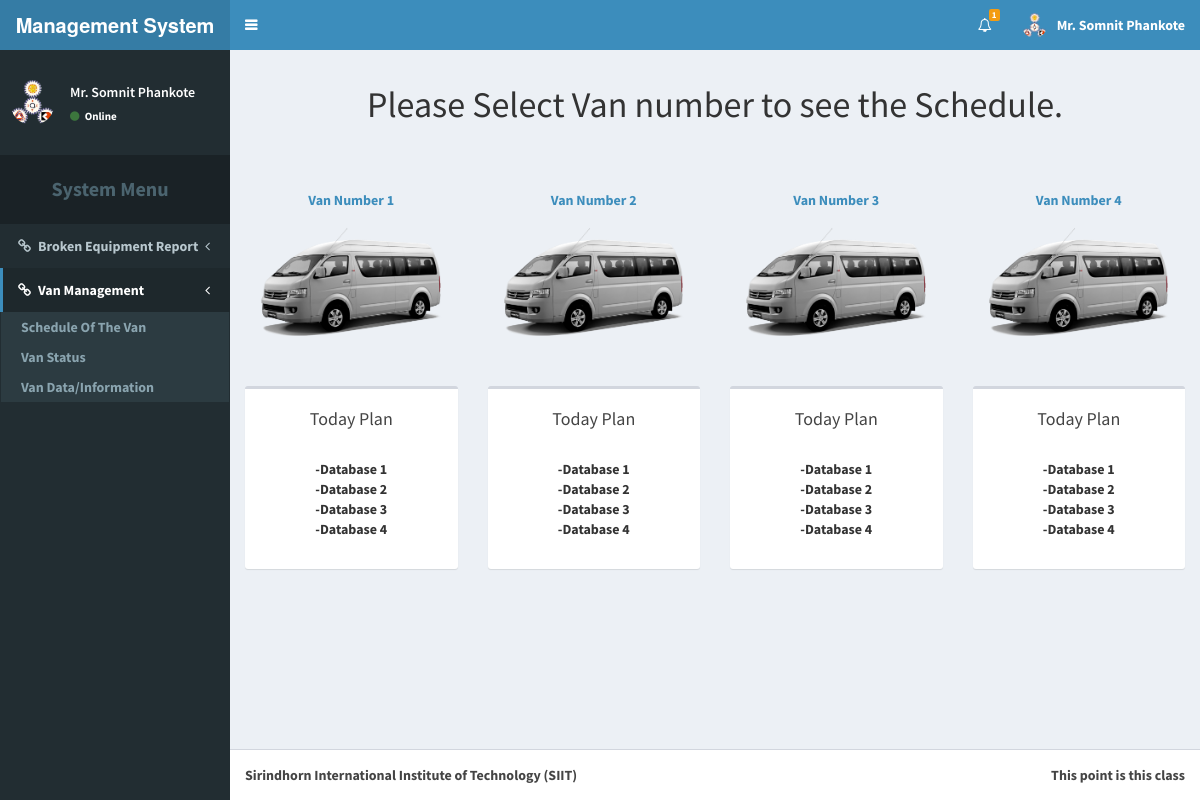
/vanindex.php (signed in), run on the app's committed database.
### tables this page shows
CREATE TABLE `van` (
  `van_no` int(11) NOT NULL AUTO_INCREMENT,
  `location` varchar(255) NOT NULL DEFAULT 'Rangsit',
  `status` varchar(255) NOT NULL DEFAULT 'Free',
  `driver_no` int(11) NOT NULL COMMENT 'driver_no = memer_no (membr table)',
  `current_location` varchar(255) NOT NULL DEFAULT 'Rangsit',
  `request_by` varchar(255) NOT NULL DEFAULT 'No requested',
  `van_license_plate` varchar(50) DEFAULT NULL,
  PRIMARY KEY (`van_no`)
);

### vanindex.php (the view, shortened to what this page needs)
<!DOCTYPE html>
<?php
require_once('connect.php');
?>
<html>
<head>
  <link rel="stylesheet" href="bootstrap/css/bootstrap.css">
  <link rel="stylesheet" href="https://cdnjs.cloudflare.com/ajax/libs/font-awesome/4.5.0/css/font-awesome.min.css">
  <link rel="stylesheet" href="https://cdnjs.cloudflare.com/ajax/libs/ionicons/2.0.1/css/ionicons.min.css">
  <link rel="stylesheet" href="dist/css/AdminLTE.css">
  <link rel="stylesheet" href="dist/css/skins/skin-blue.css">
</head>
<body class="hold-transition skin-blue sidebar-mini">
<div class="wrapper">
  <header class="main-header">
    <a href="/Senior_Project" class="logo">
      <span class="logo-lg"><b>Management System<b></span>
    </a>
    <nav class="navbar navbar-static-top" role="navigation">
      <a href="#" class="sidebar-toggle" data-toggle="offcanvas" role="button">
      </a>
      <div class="navbar-custom-menu">
        <ul class="nav navbar-nav">
          <?php
            if(isset($_SESSION['tier'])){
          ?>
          <li class="dropdown notifications-menu">
          <a href="#" class="dropdown-toggle" data-toggle="dropdown">
            <i class="fa fa-bell-o"></i>
            <span class="label label-warning">1</span>
          </a>
          </li>
          <?php
            if($_SESSION['tier'] == 'Admin'){
          ?>
          <li class="dropdown user user-menu">
            <a href="#" class="dropdown-toggle" data-toggle="dropdown">
              <img src="dist/img/user2-160x160.gif" class="user-image" alt="User Image">
              <span class="hidden-xs">Name Surname</span>
            </a>
            <ul class="dropdown-menu">
              <li class="user-header">
                <img src="dist/img/user2-160x160.gif" class="img-circle" alt="User Image">
                <p>
                  Name Surname - Ground Division Member
                  <small>Member since Nov. 2012</small>
                </p>
              </li>
              <li class="user-body">
                <div class="row">
                  <div class="col-xs-4 text-center">
                    <a href="member.php?mode=0">History</a>
                  </div>
                  <div class="col-xs-4 text-center">
                    <a href="member.php?mode=1">Request</a>
                  </div>
                  <div class="col-xs-4 text-center">
                    <a href="member.php?mode=2">Confirm</a>
                  </div>
                </div>
              </li>
              <li class="user-footer">
                <div class="pull-left">
                  <form action="profile.php" method="post">
                    <input type="submit" class="btn btn-default btn-flat" value="Profile" />
                      <input type="hidden" name="full_name" value=<?php echo $_SESSION['fname']; ?> >
                      <input type="hidden" name="username" value=<?php echo $_SESSION['user_name']; ?> >
                      <input type="hidden" name="password" value=<?php echo $_SESSION['user_pass']; ?> >
                      <input type="hidden" name="email" value=<?php echo $_SESSION['e_mail']; ?> >
                      <input type="hidden" name="user_tier" value=<?php echo $_SESSION['tier']; ?> >
                  </form>
                </div>
                <div class="pull-right">
                  <a href="logout.php" class="btn btn-default btn-flat">Log Out</a>
                </div>
              </li>
            </ul>
          </li>
          <?php
            }
            else{
          ?>
          <li class="dropdown user user-menu">
            <a href="#" class="dropdown-toggle" data-toggle="dropdown">
              <img src="dist/img/user2-160x160.gif" class="user-image" alt="User Image">
              <span class="hidden-xs"><?php echo $_SESSION['fname']; ?></span>
            </a>
          </li>
          <?php
            }
          ?>
          <?php
            }
            else{
          ?>
          <li><a href="login.php">Log-in</a></li>
          <?php
            }
          ?>
        </ul>
      </div>
    </nav>
  </header>
  <aside class="main-sidebar">
    <section class="sidebar">
      <div class="user-panel" style="margin-top:20px">
        <?php
          if(!isset($_SESSION['tier'])){
        ?>
        <center>
          <p><font color="white" size="5">Welcome Guest</font></p>
        </center>
        <?php
          }
          else{
        ?>
        <div class="pull-left image">
          <img src="dist/img/user2-160x160.gif" class="img-circle" alt="User Image">
        </div>
        <div class="pull-left info">
          <p><?php echo $_SESSION['fname']; ?></p>
          <a href="#"><i class="fa fa-circle text-success"></i> Online</a>
        </div>
        <?php
          }
        ?>
      </div>
      <ul class="sidebar-menu">
        <li class="header"
            style="margin-top:20px;padding-top:20px;padding-bottom:20px;font-size:20px"
        >
        <center>System Menu</center></li>
        <li class="treeview">
          <a href="#"><i class="fa fa-link"></i><span>Broken Equipment Report</span>
            <span class="pull-right-container">
              <i class="fa fa-angle-left pull-right"></i>
            </span>
          </a>
        </li>
        <li class="active treeview">
          <a href=""><i class="fa fa-link"></i><span>Van Management</span>
            <span class="pull-right-container">
              <i class="fa fa-angle-left pull-right"></i>
            </span>
          </a>
          <ul class="treeview-menu">
            <li><a href="vanindex.php?mode=0">Schedule Of The Van</a></li>
            <li><a href="vanindex.php?mode=1">Van Status</a></li>
            <li><a href="vanindex.php?mode=2">Van Data/Information</a></li>
          </ul>
        </li>
      </ul>
    </section>
  </aside>
  <div class="content-wrapper">
    <?php
      if($_GET['mode'] == 0){
     ?>
    <section class="content-header">
      <center>
        <h1>
          Please Select Van number to see the Schedule.
        </h1>
      </center>
    </section>
    <section class="content">
      <center>
        <div class="row" style="padding-top:40px">
          <?php
          $q = 'SELECT * FROM van;';
          $res = $db -> query($q);
          while($row = $res -> fetch_array()){
          ?>
          <div class="col-sm-3">
            <a href="vanSystem.php?mode=0&v=<?php echo $row['van_no']; ?>">
              Van Number <?php echo $row['van_no']; ?>
              <img src="resource/image/van.png" height="100%" width="100%" style="margin-top:10px;margin-bottom:40px" class="user-image" alt="User Image">
            </a>
            <div class="box" style="padding-bottom:30px;padding-left:30px;padding-right:30px">
            <div class="box-header">
              <h4 style="margin-bottom:20px">Today Plan</h4>
            </div>
            -Database 1<br>
            -Database 2<br>
            -Database 3<br>
            -Database 4
            </div>
          </div>
          <?php
    			}
          ?>
        </div>
      </center>
    </section>
    <?php
      }
     ?>
  </div>
  <footer class="main-footer">
    <div class="pull-right hidden-xs">
      This point is this class
    </div>
    <strong>Sirindhorn International Institute of Technology (SIIT)</strong>
  </footer>
</div>
</body>
</html>

### data on the page
van: van_no "1"
van: van_no "2"
van: van_no "3"
van: van_no "4"

### other printed values
$_SESSION['fname'] "Mr. Somnit Phankote"
